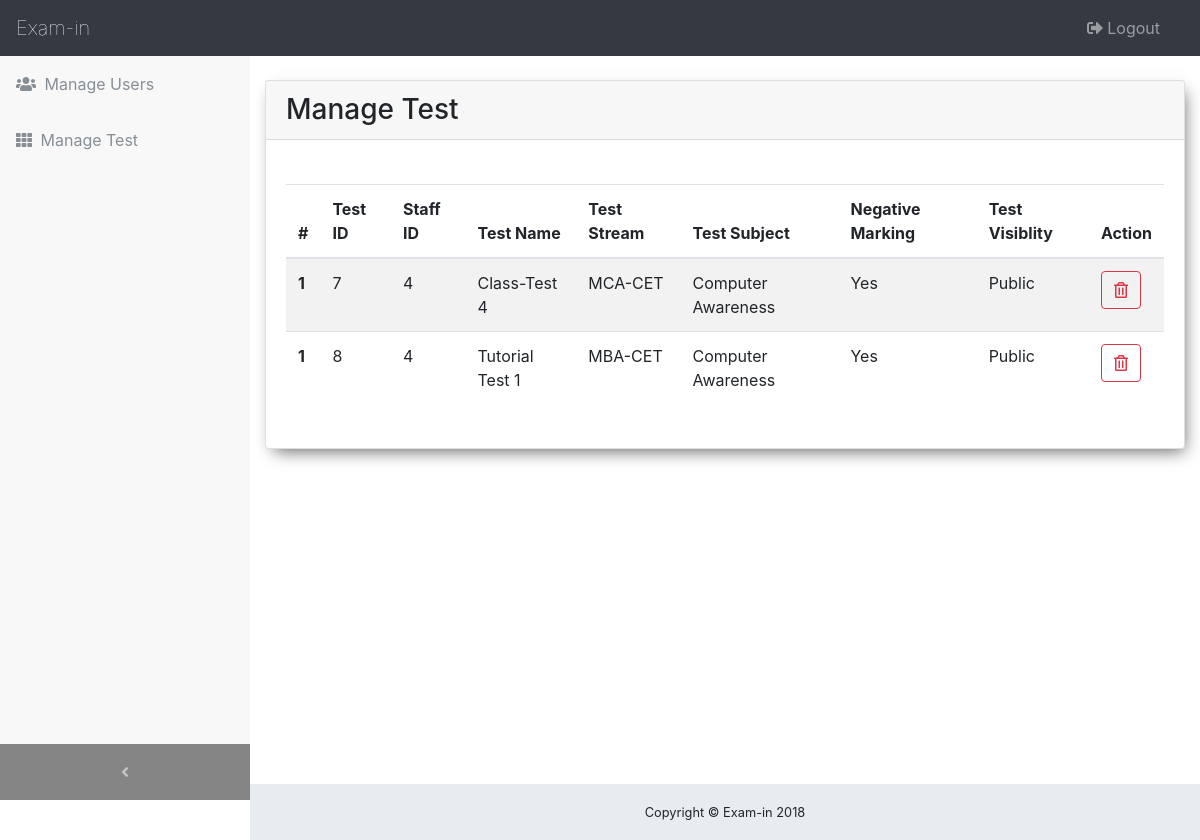
Before: /admin/test_manage.php with the older database file.
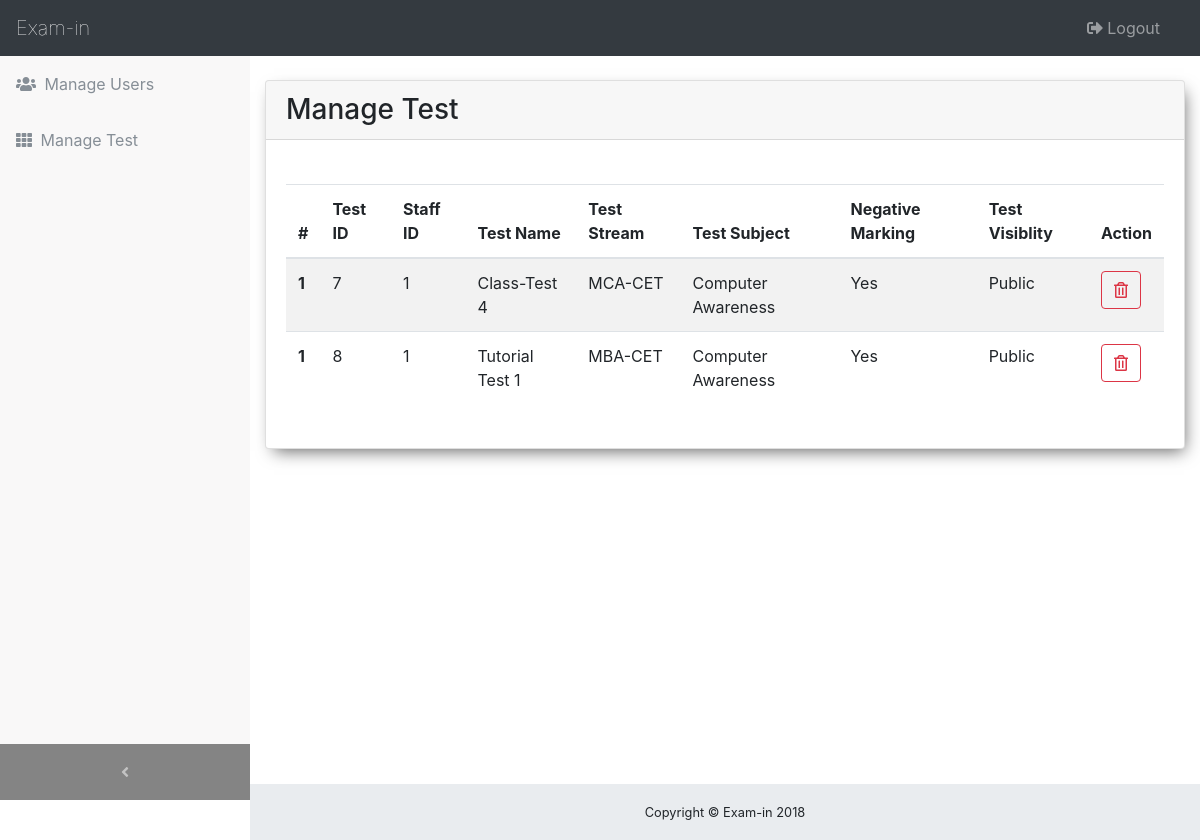
After: the same page with the newer database file.
### tables this page shows
CREATE TABLE `test_bank` (
  `test_id` smallint(100) NOT NULL,
  `staff_id` smallint(100) NOT NULL,
  `test_name` varchar(50) NOT NULL,
  `test_stream` varchar(50) NOT NULL,
  `test_subject` varchar(50) NOT NULL,
  `number_of_questions` int(30) NOT NULL,
  `neg_marks` tinyint(5) DEFAULT NULL,
  `test_time` tinyint(100) DEFAULT NULL,
  `test_visibility` tinyint(1) NOT NULL DEFAULT '0'
);

### admin/test_manage.php (the view, shortened to what this page needs)
<?php
	include '../db/database.php';
    $sql = "SELECT * FROM test_bank";
    $result = mysqli_query($conn,$sql);
?>
<!DOCTYPE html>
<html>
<head>
	<?php include '../include/css_include.php' ?>
	<link rel="stylesheet" href="../css/master.css">
</head>
<body>
	<?php include '../include/admin_navbar_include.php' ?>
	<div class="content-wrapper my-5">
		<div class="container my-3">
			<div class="card">
				<h3 class="card-header">Manage Test</h3>
				<div class="card-body">
                    <table class="table table-striped my-4">
                        <thead>
                            <tr>
                                <th scope="col">#</th>
                                <th scope="col">Test ID</th>
                                <th scope="col">Staff ID</th>
                                <th scope="col">Test Name</th>
                                <th scope="col">Test Stream</th>
                                <th scope="col">Test Subject</th>
                                <th scope="col">Negative Marking</th>
                                <th scope="col">Test Visiblity</th>
                                <th scope="col" colspan="2">Action</th>
                            </tr>
                        </thead>
                        <tbody>
                            <?php
                            while ($row = mysqli_fetch_assoc($result)) {
                                $i = 0;
                                if ($row['neg_marks'] > 0) {
                                    $neg_marks = "Yes";
                                }
                                if ($row['test_visibility'] == 0) {
                                    $test_visibility = "Public";
                                }
                                echo "<tr>
                                <th scope='row'>".($i+1)."</th>
                                <td>".$row['test_id']."</td>
                                <td>".$row['staff_id']."</td>
                                <td>".$row['test_name']."</td>
                                <td>".$row['test_stream']."</td>
                                <td>".$row['test_subject']."</td>
                                <td>".$neg_marks."</td>
                                <td>".$test_visibility."</td>
                                <form action='test_delete.php' method='post'>
                                    <input type='hidden' name='test_id' value='".$row['test_id']."'>
                                    <td><button class='btn btn-outline-danger' name='submitTest' type='submit'><i class='far fa-trash-alt'></i></button></td>
                                </form>
                                </tr>";
                            }
                            ?>
                        </tbody>
                    </table>
                </div>
			</div>
		</div>
	</div>
    <footer class="sticky-footer">
        <div class="container">
            <div class="text-center">
                <small>Copyright © Exam-in 2018</small>
            </div>
        </div>
    </footer>
</body>
</html>

### include/css_include.php (shortened to what this page needs)
<link rel="stylesheet" href="https://maxcdn.bootstrapcdn.com/bootstrap/4.0.0/css/bootstrap.min.css">

### include/admin_navbar_include.php (shortened to what this page needs)
<nav class="navbar navbar-expand-lg navbar-dark bg-dark fixed-top" id="mainNav">
    <a class="navbar-brand" href="#">
        Exam-in
    </a>
    <div class="collapse navbar-collapse" id="navbarResponsive">
        <ul class="navbar-nav navbar-sidenav" id="exampleAccordion">
            <li class="nav-item" data-toggle="tooltip" data-placement="right" title="Dashboard">
                <a class="nav-link" href="../admin/admin_index.php">
                    <i class="fas fa-users mr-1"></i>
                    <span class="nav-link-text">Manage Users</span>
                </a>
            </li>
            <li class="nav-item" data-toggle="tooltip" data-placement="right" title="Charts">
                <a class="nav-link" href="../admin/test_manage.php">
                    <i class="fas fa-th mr-1"></i>
                    <span class="nav-link-text">Manage Test</span>
                </a>
            </li>
        </ul>
        <ul class="navbar-nav sidenav-toggler">
            <li class="nav-item">
                <a class="nav-link text-center" id="sidenavToggler">
                    <i class="fas fa-angle-left"></i>
                </a>
            </li>
        </ul>
        <ul class="navbar-nav ml-auto">
            <li class="nav-item mr-3">
                <a class="nav-link" id="logout">
                <i class="fas fa-sign-out-alt mr-1"></i>Logout</a>
            </li>
        </ul>
    </div>
</nav>

### css/master.css (style rules this page uses)
.card { -webkit-box-shadow: 4px 7px 16px -5px rgba(0,0,0,0.61); -moz-box-shadow: 4px 7px 16px -5px rgba(0,0,0,0.61); box-shadow: 4px 7px 16px -5px rgba(0,0,0,0.61); }
.navbar .navbar-brand { font-weight: 100; }

### include/staff_navbar_css.php (style rules this page uses)
html { position: relative; min-height: 100%; }
body { overflow-x: hidden; }
.content-wrapper { min-height: calc(100vh - 56px); padding-top: 1rem; }
#mainNav .navbar-collapse { overflow: auto; max-height: 75vh; }
#mainNav .navbar-collapse .navbar-nav .nav-item .nav-link { cursor: pointer; }
#mainNav .navbar-collapse .sidenav-toggler { display: none; }
@media (min-width: 992px) { #mainNav .navbar-brand { width: 250px; } }
@media (min-width: 992px) { #mainNav .navbar-collapse { overflow: visible; max-height: none; } }
@media (min-width: 992px) { #mainNav .navbar-collapse .navbar-sidenav { position: absolute; top: 0; left: 0; overflow-x: hidden; overflow-y: auto; -webkit-flex-direction: column; -ms-flex-direction: column; flex-direction: column; margin-top: 56px; } }
@media (min-width: 992px) { #mainNav .navbar-collapse .navbar-sidenav > .nav-item { width: 250px; padding: 0; } }
@media (min-width: 992px) { #mainNav .navbar-collapse .navbar-sidenav > .nav-item > .nav-link { padding: 1em; } }
#mainNav.fixed-top .sidenav-toggler { display: none; }
@media (min-width: 992px) { #mainNav.fixed-top .navbar-sidenav { height: calc(100vh - 112px); } }
@media (min-width: 992px) { #mainNav.fixed-top .sidenav-toggler { position: absolute; top: 0; left: 0; display: flex; overflow-x: hidden; overflow-y: auto; -webkit-flex-direction: column; -ms-flex-direction: column; flex-direction: column; margin-top: calc(100vh - 56px); } }
@media (min-width: 992px) { #mainNav.fixed-top .sidenav-toggler > .nav-item { width: 250px; padding: 0; } }
@media (min-width: 992px) { #mainNav.fixed-top .sidenav-toggler > .nav-item > .nav-link { padding: 1em; } }
#mainNav.fixed-top.navbar-dark .sidenav-toggler { background-color: #848484; }
.content-wrapper { overflow-x: hidden; background: white; }
@media (min-width: 992px) { .content-wrapper { margin-left: 250px; } }
#mainNav.navbar-dark .navbar-collapse .navbar-sidenav > .nav-item > .nav-link { color: #868e96; }
@media (min-width: 992px) { #mainNav.navbar-dark .navbar-collapse .navbar-sidenav { background: #f9f8f8; } }
footer.sticky-footer { position: absolute; right: 0; bottom: 0; width: 100%; height: 56px; background-color: #e9ecef; line-height: 55px; }
@media (min-width: 992px) { footer.sticky-footer { width: calc(100% - 250px); } }

Changed rows visible on the page:
changed test_bank "Class-Test 4": staff "4" → "1"
changed test_bank "Tutorial Test 1": staff "4" → "1"
